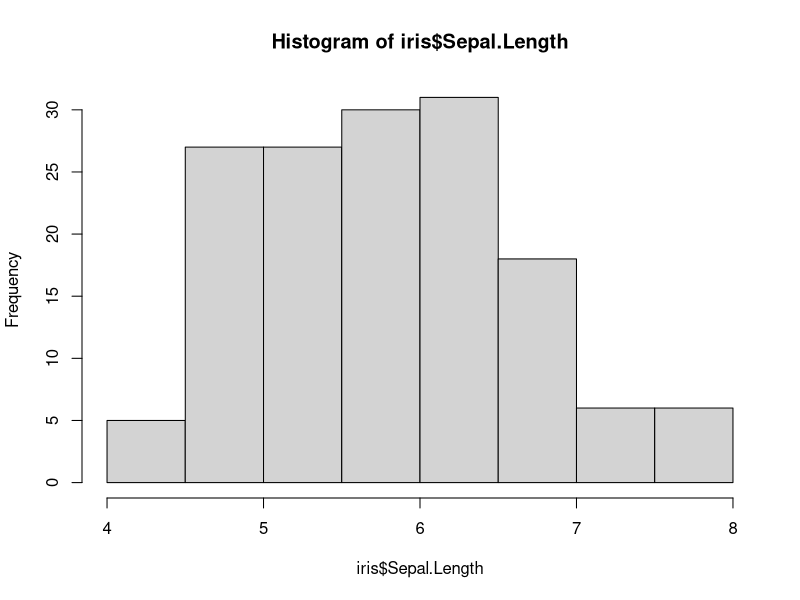

Source code (R):
## ---- chunk 1
knitr::opts_chunk$set(echo = TRUE)
## ---- chunk 2
str(iris)
#summary()
summary(iris)


## ---- chunk 3
hist(iris$Sepal.Length)
